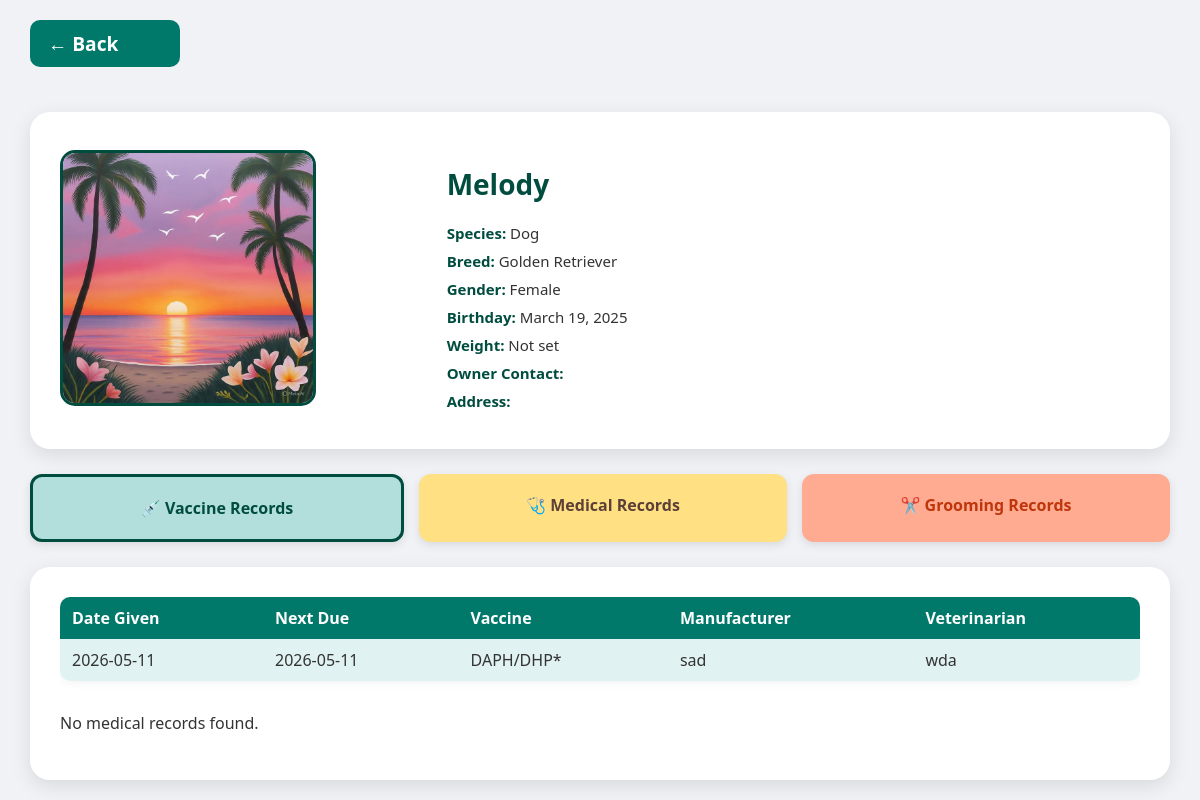
The app's page /pet/1/ (signed in) with its own data.
### main/models.py (models this page shows, shortened)
class Pet(models.Model):
    owner = models.ForeignKey(User, on_delete=models.CASCADE)
    name = models.CharField(max_length=100)
    species = models.CharField(max_length=50)
    breed = models.CharField(max_length=100, blank=True, null=True)
    gender = models.CharField(max_length=10)
    color = models.CharField(max_length=50, blank=True, null=True)
    birthday = models.DateField(blank=True, null=True)
    age = models.PositiveIntegerField(default=0)
    weight = models.DecimalField(max_digits=5, decimal_places=2, blank=True, null=True)
    image = models.ImageField(upload_to='pets/', blank=True, null=True)
    is_active = models.BooleanField(default=True)  # Soft-delete flag

class Vaccine(models.Model):
    pet = models.ForeignKey(
        Pet,
        on_delete=models.SET_NULL,
        null=True,
        blank=True,
        related_name='vaccine_records'
    )
    date_given = models.DateField()
    next_due = models.DateField(null=True, blank=True)
    weight = models.FloatField()
    vaccine_name = models.CharField(max_length=100)
    manufacturer = models.CharField(max_length=100, blank=True)
    veterinarian = models.CharField(max_length=100, blank=True)

### main/views.py (the view)
# urls.py: path('pet/<int:pet_id>/', views.pet_detail, name='pet_detail'),
def pet_detail(request, pet_id):
    if request.user.is_staff:
        pet = get_object_or_404(Pet, id=pet_id)
    else:
        pet = get_object_or_404(Pet, id=pet_id, owner=request.user)
    if pet.birthday:
        today = date.today()
        age_in_months = (today.year - pet.birthday.year) * 12 + (today.month - pet.birthday.month)
        pet.years = age_in_months // 12
        pet.months = age_in_months % 12
    else:
        pet.years = '-'
        pet.months = '-'
    vaccines = pet.vaccine_records.all().order_by('-date_given')
    medical_records = MedicalRecord.objects.filter(
        pet=pet
    ).select_related('vet').order_by('-date')
    return render(request, 'clients/pet_detail.html', {
        'pet': pet,
        'vaccines': vaccines,
        'medical_records': medical_records,  # ✅ correctly defined
    })

### main/templates/clients/pet_detail.html (shortened to what this page needs)
{% load static %}
<!DOCTYPE html>
<html lang="en">
<head>
 <link rel="stylesheet" href="{% static 'css/clients/pet_detail.css' %}">
</head>
<body>
<div class="container">
    <a href="{% url 'pet_profile' %}" class="back-btn">← Back</a>
  <div class="card flex">
    <div style="flex:1; min-width:250px;">
      {% if not user.is_staff %}
        <label for="petImageInput" style="cursor:pointer;">
          {% if pet.image %}
            <img id="petImage" src="{{ pet.image.url }}" alt="{{ pet.name }}">
          {% else %}
            <img id="petImage" src="{% static 'images/default_pet.png' %}" alt="{{ pet.name }}">
          {% endif %}
        </label>
      {% endif %}
    </div>
    <div class="info-list">
      <h2>{{ pet.name }}</h2>
      <p><strong>Species:</strong> {{ pet.species }}</p>
      <p><strong>Breed:</strong> {{ pet.breed }}</p>
      <p><strong>Gender:</strong> {{ pet.gender }}</p>
      <p><strong>Birthday:</strong> {{ pet.birthday }}</p>
      <p><strong>Weight:</strong>
        {% if user.is_staff %}
          <form method="POST" action="{% url 'add_or_edit_pet_admin' pet.id %}" style="display:inline;">
            {% csrf_token %}
            <input type="number" step="0.01" name="weight" value="{{ pet.weight|default:'' }}" style="padding:5px; width:80px; border-radius:5px; border:1px solid #ccc;">
            <button type="submit" class="btn-update" style="margin-left:5px;">Update</button>
          </form>
        {% else %}
          {{ pet.weight|default:"Not set" }}
        {% endif %}
      </p>
      <p><strong>Owner Contact:</strong> {{ pet.owner.ownerprofile.contact }}</p>
      <p><strong>Address:</strong> {{ pet.owner.ownerprofile.address }}</p>
    </div>
  </div>
  <div class="records-menu">
    <div class="record-card vaccine active" data-target="vaccine-section">💉 Vaccine Records</div>
    <div class="record-card medical" data-target="medical-section">🩺 Medical Records</div>
    <div class="record-card grooming" data-target="grooming-section">✂️ Grooming Records</div>
  </div>
  <div class="card" id="records-display">
    <div id="vaccine-section" class="record-section">
      <div class="table-card">
        {% if vaccines %}
        <table>
          <tr>
            <th>Date Given</th><th>Next Due</th><th>Vaccine</th><th>Manufacturer</th><th>Veterinarian</th>
          </tr>
          {% for record in vaccines %}
          <tr>
            <td>{{ record.date_given|date:"Y-m-d" }}</td>
            <td>{{ record.next_due|date:"Y-m-d" }}</td>
            <td>{{ record.vaccine_name }}</td>
            <td>{{ record.manufacturer }}</td>
            <td>{{ record.veterinarian }}</td>
          </tr>
          {% endfor %}
        </table>
        {% else %}<p>No vaccine records found.</p>{% endif %}
      </div>
    </div>
    <div id="medical-section" class="record-section">
  <div class="table-card">
    {% if medical_records %}
    <table>
      <thead>
        <tr>
          <th>Date</th>
          <th>Type</th>
          <th>Concern / Notes</th>
          <th>Vet</th>
          {% if user.is_staff %}
          <th>Actions</th>
          {% endif %}
        </tr>
      </thead>
      <tbody>
        {% for record in medical_records %}
        <tr>
          <td>{{ record.date|date:"M d, Y" }}</td>
          <td>{{ record.record_type }}</td>
          <td>
            {{ record.concern|default:"N/A" }}
            {% if record.notes %}
              <br><small>{{ record.notes }}</small>
            {% endif %}
          </td>
          <td>
            {% if record.vet %}
              {{ record.vet.get_full_name|default:record.vet.username }}
            {% else %}
              —
            {% endif %}
          </td>
          {% if user.is_staff %}
          <td>
            <a href="{% url 'update_medical_record' record.id %}" class="btn-update">Update</a>
            <a href="{% url 'delete_medical_record' record.id %}" class="btn-delete" onclick="return confirm('Delete this record?')">Delete</a>
          </td>
          {% endif %}
        </tr>
        {% endfor %}
      </tbody>
    </table>
    {% else %}
      <p>No medical records found.</p>
    {% endif %}
  </div>
</div>
  </div>
</div>
</body>
</html>

### main/static/css/clients/pet_detail.css (style rules this page uses)
body { font-family: 'Segoe UI', Tahoma, Geneva, Verdana, sans-serif; background: #f0f2f5; margin: 0; padding: 20px 0; color: #333; }
.container { width: 95%; max-width: 1200px; margin: 0 auto; display: grid; gap: 25px; }
.back-btn { display: inline-block; width: 10%; margin-bottom: 20px; padding: 10px 18px; background-color: #00796b; color: white; text-decoration: none; font-size: 120%; border-radius: 10px; font-weight: 600; }
.card { background: #fff; border-radius: 20px; padding: 30px; box-shadow: 0 6px 20px rgba(0,0,0,0.1); }
.card.flex { display: flex; align-items: center; gap: 40px; flex-wrap: wrap; }
.card img { width: 250px; height: 250px; border-radius: 15px; object-fit: cover; border: 3px solid #004d40; }
.info-list { flex: 2; min-width: 250px; }
.info-list h2 { margin-bottom: 20px; color: #004d40; font-size: 28px; }
.info-list p { margin: 8px 0; font-size: 15px; }
.info-list strong { color: #004d40; }
.records-menu { display: flex; gap: 15px; flex-wrap: wrap; }
.record-card { flex: 1; padding: 20px; border-radius: 12px; text-align: center; cursor: pointer; font-weight: 600; transition: all 0.3s ease; box-shadow: 0 3px 10px rgba(0,0,0,0.1); }
.record-card.active { border: 3px solid #004d40; }
.record-card.vaccine { background: #b2dfdb; color: #004d40; }
.record-card.medical { background: #ffe082; color: #5d4037; }
.record-card.grooming { background: #ffab91; color: #bf360c; }
.table-card { overflow-x: auto; }
.table-card table { width: 100%; border-collapse: collapse; border-radius: 10px; overflow: hidden; box-shadow: 0 2px 10px rgba(0,0,0,0.05); margin-bottom: 15px; }
.table-card th, .table-card td { padding: 10px 12px; text-align: left; }
.table-card th { background: #00796b; color: white; font-weight: 600; }
.table-card tr:nth-child(even) { background: #e0f2f1; }

### records on screen
Pet: image (picture), name "Melody", species "Dog", breed "Golden Retriever", gender "Female", birthday "March 19, 2025", weight "Not set"
Vaccine: date_given "2026-05-11", next_due "2026-05-11", vaccine_name "DAPH/DHP*", manufacturer "sad", veterinarian "wda"
